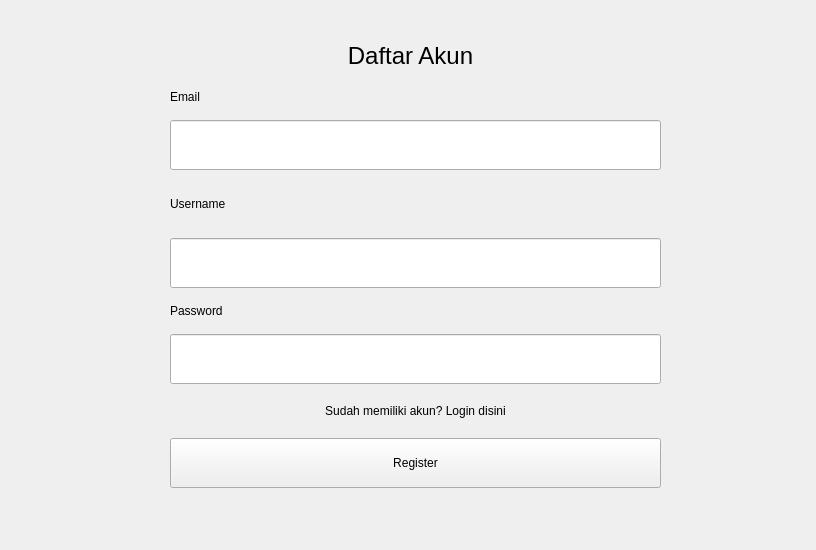
<?xml version="1.0" encoding="UTF-8"?>
<ui version="4.0">
 <class>Register</class>
 <widget class="QWidget" name="Register">
  <property name="geometry">
   <rect>
    <x>0</x>
    <y>0</y>
    <width>816</width>
    <height>550</height>
   </rect>
  </property>
  <property name="windowTitle">
   <string>Form</string>
  </property>
  <widget class="QLabel" name="label">
   <property name="geometry">
    <rect>
     <x>0</x>
     <y>10</y>
     <width>821</width>
     <height>91</height>
    </rect>
   </property>
   <property name="font">
    <font>
     <pointsize>18</pointsize>
    </font>
   </property>
   <property name="layoutDirection">
    <enum>Qt::LeftToRight</enum>
   </property>
   <property name="text">
    <string>Daftar Akun</string>
   </property>
   <property name="alignment">
    <set>Qt::AlignCenter</set>
   </property>
  </widget>
  <widget class="QWidget" name="verticalLayoutWidget">
   <property name="geometry">
    <rect>
     <x>170</x>
     <y>90</y>
     <width>491</width>
     <height>398</height>
    </rect>
   </property>
   <layout class="QVBoxLayout" name="verticalLayout" stretch="0,0,1,0,0,0,0,1">
    <property name="spacing">
     <number>16</number>
    </property>
    <item>
     <widget class="QLabel" name="label_4">
      <property name="text">
       <string>Email</string>
      </property>
     </widget>
    </item>
    <item>
     <widget class="QLineEdit" name="field_email">
      <property name="minimumSize">
       <size>
        <width>0</width>
        <height>50</height>
       </size>
      </property>
     </widget>
    </item>
    <item>
     <widget class="QLabel" name="label_2">
      <property name="text">
       <string>Username</string>
      </property>
     </widget>
    </item>
    <item>
     <widget class="QLineEdit" name="field_username">
      <property name="minimumSize">
       <size>
        <width>0</width>
        <height>50</height>
       </size>
      </property>
     </widget>
    </item>
    <item>
     <widget class="QLabel" name="label_3">
      <property name="text">
       <string>Password</string>
      </property>
     </widget>
    </item>
    <item>
     <widget class="QLineEdit" name="field_pw">
      <property name="minimumSize">
       <size>
        <width>0</width>
        <height>50</height>
       </size>
      </property>
     </widget>
    </item>
    <item>
     <widget class="QPushButton" name="btn_to_login">
      <property name="text">
       <string>Sudah memiliki akun? Login disini</string>
      </property>
      <property name="flat">
       <bool>true</bool>
      </property>
     </widget>
    </item>
    <item>
     <widget class="QPushButton" name="btn_register">
      <property name="minimumSize">
       <size>
        <width>0</width>
        <height>50</height>
       </size>
      </property>
      <property name="cursor">
       <cursorShape>PointingHandCursor</cursorShape>
      </property>
      <property name="text">
       <string>Register</string>
      </property>
      <property name="autoDefault">
       <bool>false</bool>
      </property>
      <property name="default">
       <bool>false</bool>
      </property>
      <property name="flat">
       <bool>false</bool>
      </property>
     </widget>
    </item>
   </layout>
  </widget>
 </widget>
 <resources/>
 <connections/>
</ui>
